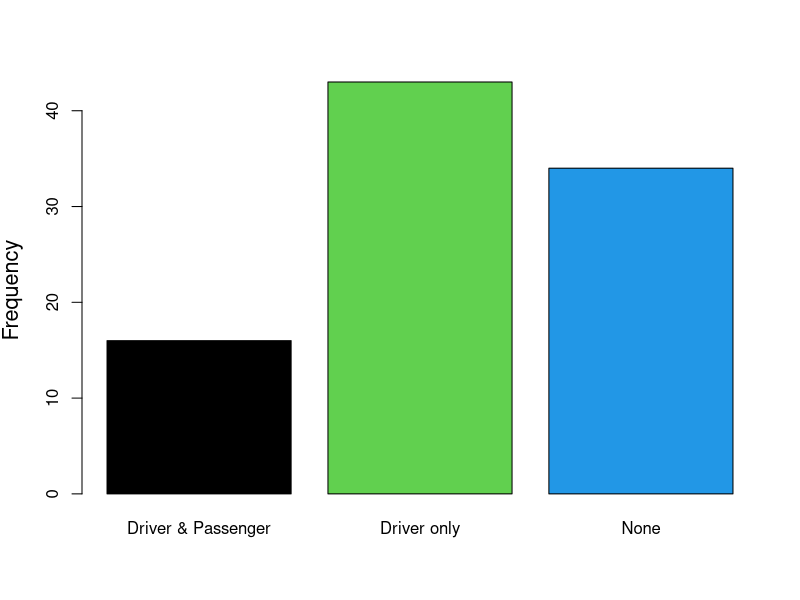
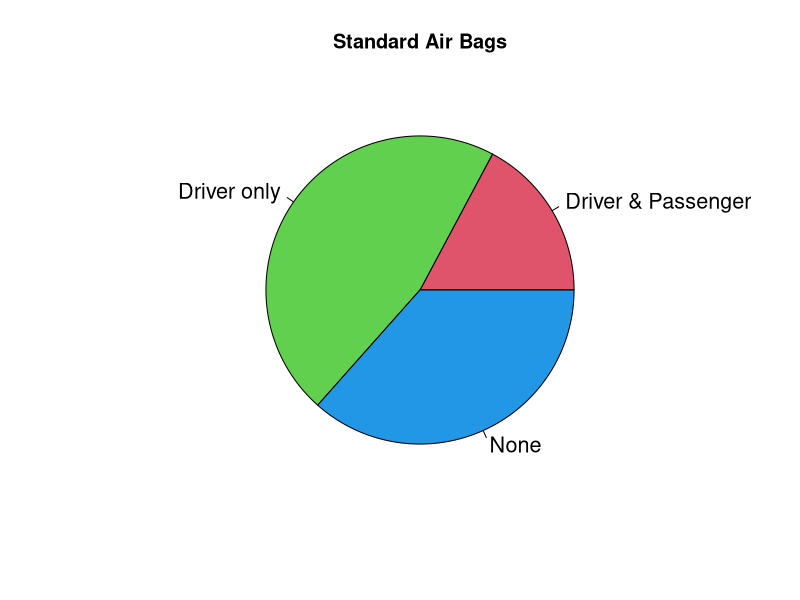

Write the R code that produced these figures, in order.
library("MASS")

# Show first 6 rows of the cars dataset
head(Cars93)

#Show the column names of the variables/ columns in the data
ls(Cars93)

# Get one row of the data
Cars93$Manufacturer

#We can use the table function to find the 
#frequency distribution for the standard airbag option

table(Cars93$AirBags)

#show total number of rows in the data set 
nrow(Cars93)

#Show number of columns in the data set
ncol(Cars93)

#We can use the table function to display the relative 
#frequency for the standard airbag option in the Cars93 
table(Cars93$AirBags)/nrow(Cars93)

# the round function rounds off any decimal to the number of decimals specified by the user
round(table(Cars93$AirBags)/nrow(Cars93),3)

# Bar graphs
barplot(table(Cars93$AirBags),ylab="Frequency",cex.lab=1.3,col=c(1,3,4))



#colors
colors()[1:5]

# Palette
palette()

# Pie Chart
pie(table(Cars93$AirBags),main="Standard Air Bags",col=c(2,3,4),cex=1.3)



